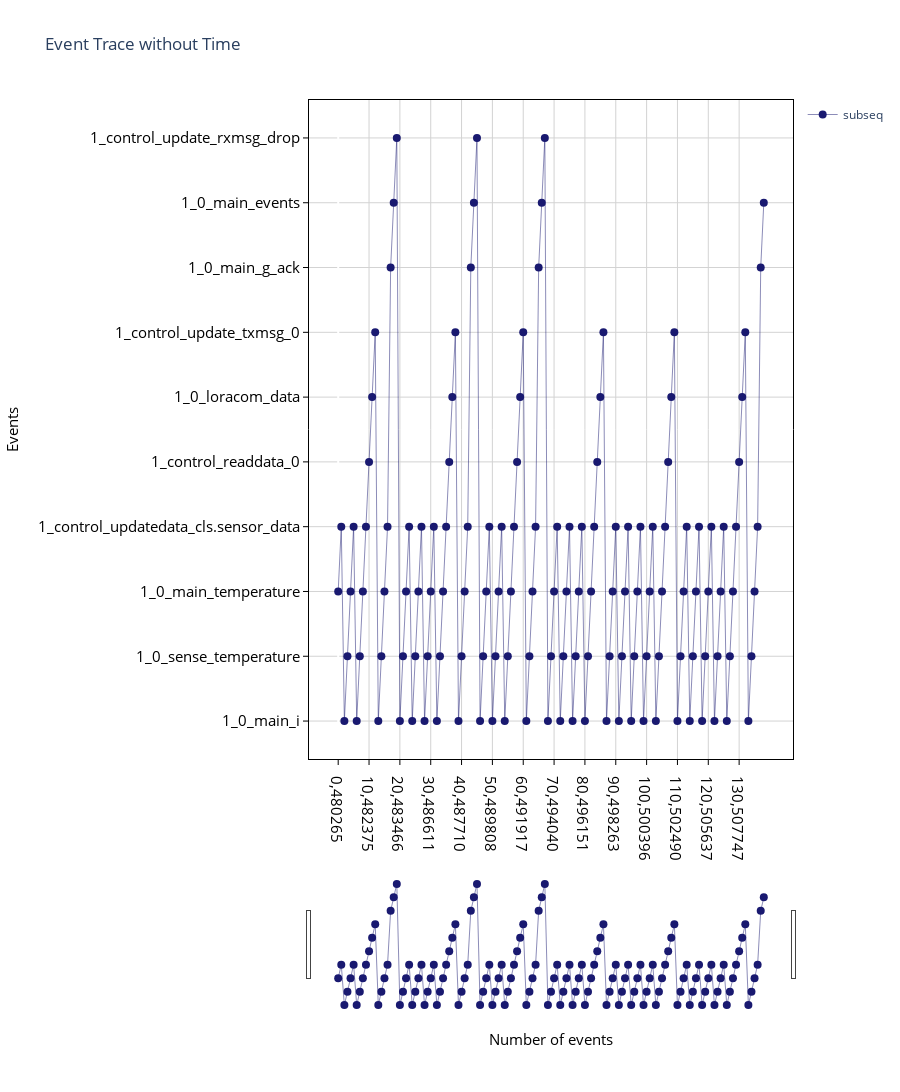

Notebook source saved alongside this figure:
### Code cell
trace_obj = plot_single_trace(df_trace, var_list, with_time=False, is_xticks=True)
trace_obj.show()

### Figure 1 — Plotly figure (JSON) as saved in the notebook; plotly's stock layout.template omitted (floating-point values rounded to 4 significant figures; data arrays with more than 128 entries replaced by an {"elided": "..."} marker saying what was removed)
{"data": [{"line": {"width": 0.5}, "marker": {"color": "midnightblue", "size": 8}, "mode": "lines+markers", "name": "subseq", "showlegend": true, "type": "scatter", "x": {"elided": "139 int values"}, "y": {"elided": "139 int values"}}], "layout": {"autosize": true, "height": 1500, "plot_bgcolor": "rgba(0,0,0,0)", "title": {"text": "Event Trace without Time"}, "xaxis": {"color": "black", "gridcolor": "lightgrey", "linecolor": "black", "mirror": true, "rangeslider": {"visible": true}, "showline": true, "tickfont": {"size": 15}, "ticks": "outside", "ticktext": [[0, 480265], [10, 482375], [20, 483466], [30, 486611], [40, 487710], [50, 489808], [60, 491917], [70, 494040], [80, 496151], [90, 498263], [100, 500396], [110, 502490], [120, 505637], [130, 507747]], "tickvals": [0, 10, 20, 30, 40, 50, 60, 70, 80, 90, 100, 110, 120, 130], "title": {"font": {"size": 15}, "text": "Number of events"}, "type": "linear"}, "yaxis": {"autorange": true, "color": "black", "gridcolor": "lightgrey", "linecolor": "black", "mirror": true, "showline": true, "tickfont": {"size": 15}, "ticks": "outside", "ticktext": ["1_0_main_ow", "1_0_main_temp", "1_0_main_lora", "1_0_main_s", "1_0_main_com_timer", "1_control_init_timer0_0", "1_0_main_i", "1_0_sense_temperature", "1_0_main_temperature", "1_control_updatedata_cls.sensor_data", "1_control_readdata_0", "1_0_loracom_data", "1_control_update_txmsg_0", "1_0_main_g_ack", "1_0_main_events", "1_control_update_rxmsg_drop"], "tickvals": [0, 1, 2, 3, 4, 5, 6, 7, 8, 9, 10, 11, 12, 13, 14, 15], "title": {"font": {"size": 15}, "text": "Events"}}}}
